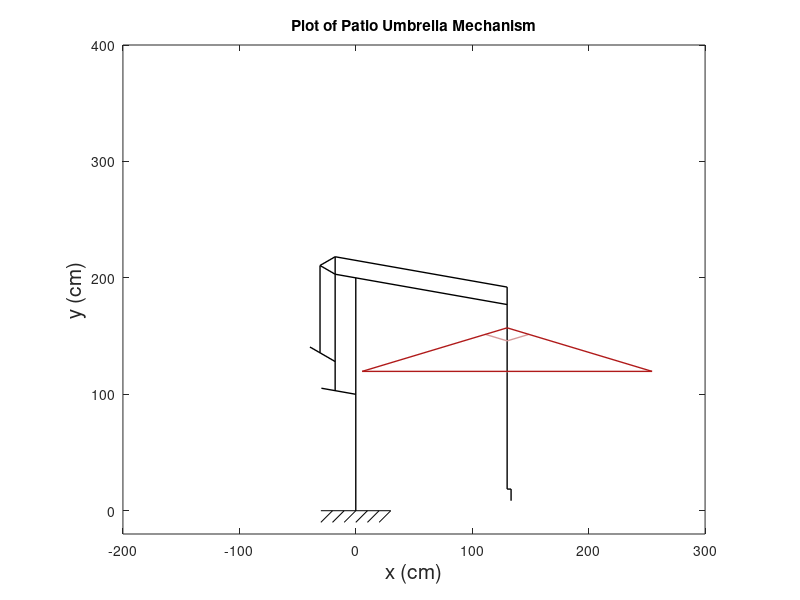
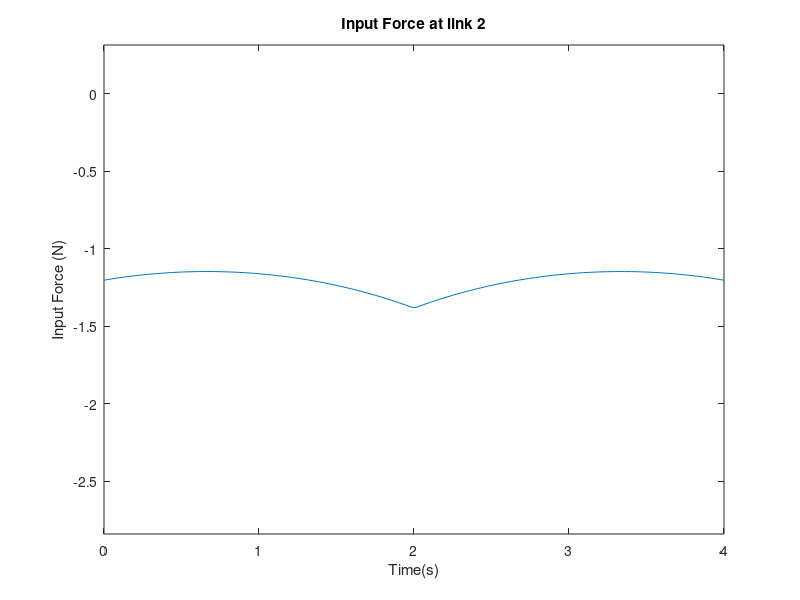

The MATLAB script that drew these images, in order:
%%% MIE301 Lab 2
%%
close all;                                      % closes all figures
clear all;                                      % clears all variables from memory
clc;                                            % clears all calculations from the Matlab workspace

% Plot Parameters: these will be used to set the axis limits on the figure
xmin= -200;                                     % leftmost window edge
xmax= 300;                                      % rightmost window edge
ymin= -20;                                      % bottom window edge
ymax= 400;                                      % top window edge

% xmin= -100;                                   % leftmost window edge
% xmax= 200;                                    % rightmost window edge
% ymin= 100;                                    % bottom window edge
% ymax= 200;                                    % top window edge

%% Define Angles
increments = 91; % number of theta_2 configuration steps to calculate along mechanism rotation
deg = pi/180;
min_rot_2 = 170*deg;
max_rot_2 = 200*deg;
avg_rot_2 = (max_rot_2+min_rot_2)/2;

min_rot_4 = 150*deg;
max_rot_4 = 220*deg;

min_rot_11 = 20*deg;
%max_rot_11 = 690*deg;
max_rot_11 = 1000*deg;

onez = ones(1,increments);

temp_2a= linspace(min_rot_2,max_rot_2,increments);
temp_2b= linspace(min_rot_2,avg_rot_2,increments);
temp_4 = linspace(min_rot_4,max_rot_4,increments);
temp_11= linspace(max_rot_11,min_rot_11,increments);


% theta_2 = [temp_2a flip(temp_2a) temp_2b avg_rot_2*([onez onez onez])];
% theta_4 = [min_rot_4*([onez onez onez]) temp_4 max_rot_4*([onez onez])];
% theta_11= [max_rot_11*([onez onez onez onez]) temp_11 flip(temp_11)];

% Height and Canopy Angle
% theta_2 = [temp_2a flip(temp_2a) min_rot_2*([onez onez])];
% theta_4 = [min_rot_4*([onez onez]) temp_4 flip(temp_4)];
% theta_11= [max_rot_11*([onez onez onez onez])];

% Just canopy angle
% theta_2 = [180*deg*([onez])];
% theta_4 = [temp_4];
% theta_11= [max_rot_11*([onez])];

%just height
theta_2 = [temp_2a flip(temp_2a)];
theta_4 = [min_rot_4*([onez onez])];
theta_11= [max_rot_11*([onez onez])];

% Just Opening 
% theta_2 = [min_rot_2*onez];
% theta_4 = [min_rot_4*onez];
% theta_11= [temp_11];

% t= linspace (0,4,2*increments);
t= linspace (0,4,length(theta_2));
%% Define Link Parameters
L1  = 200;
L2  = 30;
L3  = 100;
L4  = 25;
L5  = 75;
L6  = 15;                            %length of EJ
L7  = 150;
L8  = L7;
L9  = 35;
L10A= 100;
L10B= 15;
L10C= 10;

L13 = 130;                           %canopy radius

OAB_ratio = L3/L1;                  % AB / OB
FDE_ratio = L5/L3;                  % FE / DE
ADC_ratio = 0.4;
GH_ratio = 0.4;                     % GH / GF
VT_ratio = 0.15;
MN_ratio = 2.1;

L11 = VT_ratio * L13;
L12 = L11;

theta_IEJ = 60*deg;                 % Angle IEJ
lead = 5/pi;                        % Centimeters of lead screw travel per radian. 
canopy_angle = theta_4-theta_IEJ;

g=9.81;
linear_weight_density_canopy = 0.0015*g;%N/cm          %Linear density of all the links except 3 and 5
linear_weight_density_structure = 0.005*g;%N/cm          %Linear density of all the links except 3 and 5
lead_linear_density = 0.005;

%% Weights of links in Newtons
w1 = linear_weight_density_structure * L1;                                                                                   
w2 = linear_weight_density_structure * L2;                                              
w3 = 16*g;                                               
w4 = linear_weight_density_structure * L4;                                                
w5 = 15.3;                                              
w6 = linear_weight_density_structure * (L6 + L4*(1-GH_ratio) + sqrt(L6^2 + (L4*(1-GH_ratio))^2- 2*L6*L4*(1-GH_ratio)*cos(theta_IEJ)));                                                
w7 = linear_weight_density_structure * L7;                                                
w8 = linear_weight_density_structure * L8;                                               
w9 = lead_linear_density * L9;                                                
w10A=linear_weight_density_canopy * (L10A);
w10B=linear_weight_density_canopy * (L10B);  
w10C=linear_weight_density_canopy * (L10C);             
w11 =linear_weight_density_canopy * L11;                                              
w12 =linear_weight_density_canopy * L12;                                               
w13 =linear_weight_density_canopy * L13;
w14 =w13;
         
w_tot = w1 + w2 + w3 + w4 + w5 + w6 +w7 + w8 + w9 + w10A +w10B + w10C + 4*w11 + 4*w12 + 8*w13;
W_canopy = w9 + 4*w11 + 4*w12 + 8*w13;

%% set up figure
figure(1);                         %create new figure
set(1,'WindowStyle','Docked')      %dock the figure
clr = 'Color';
LW = 'LineWidth';
clr1 = [0 0 0];
clr3 = [0.69 0.1 0.1];
clr4 = [0.84 0.6 0.6];
dot_clr = 'm.';
grnd_clr = [0 0 0];

animate = true;
%% Set up zero vectors just to speed up simulation, Ignore this section
if true
    Ox = zeros(1,length(theta_2));
    Oy = zeros(1,length(theta_2));
    Ax = zeros(1,length(theta_2));
    Ay = zeros(1,length(theta_2));
    Bx = zeros(1,length(theta_2));
    By = zeros(1,length(theta_2));
    Cx = zeros(1,length(theta_2));
    Cy = zeros(1,length(theta_2));
    Dx = zeros(1,length(theta_2));
    Dy = zeros(1,length(theta_2));
    Ex = zeros(1,length(theta_2));
    Ey = zeros(1,length(theta_2));
    Fx = zeros(1,length(theta_2));
    Fy = zeros(1,length(theta_2));
    Gy = zeros(1,length(theta_2));
    Gx = zeros(1,length(theta_2));
    Hx = zeros(1,length(theta_2));
    Hy = zeros(1,length(theta_2));
    Ix = zeros(1,length(theta_2));
    Iy = zeros(1,length(theta_2));
    Jx = zeros(1,length(theta_2));
    Jy = zeros(1,length(theta_2));
    Kx = zeros(1,length(theta_2));
    Ky = zeros(1,length(theta_2));
    Lx = zeros(1,length(theta_2));
    Ly = zeros(1,length(theta_2));
    Mx = zeros(1,length(theta_2));
    My = zeros(1,length(theta_2));
    Nx = zeros(1,length(theta_2));
    Ny = zeros(1,length(theta_2));
    Px = zeros(1,length(theta_2));
    Py = zeros(1,length(theta_2));
    Qx = zeros(1,length(theta_2));
    Qy = zeros(1,length(theta_2));
    Rx = zeros(1,length(theta_2));
    Ry = zeros(1,length(theta_2));
    Sx = zeros(1,length(theta_2));
    Sy = zeros(1,length(theta_2));
    Tx = zeros(1,length(theta_2));
    Ty = zeros(1,length(theta_2));
    Ux = zeros(1,length(theta_2));
    Uy = zeros(1,length(theta_2));
    Vx = zeros(1,length(theta_2));
    Vy = zeros(1,length(theta_2));
    Wx = zeros(1,length(theta_2));
    Wy = zeros(1,length(theta_2));
end

%% calculate mechanism motion
for i=1:length(theta_2)                               % step through motion of the mechanism
    
    % Set up Coordinates:
    Ox(i) = 0;                                  
    Oy(i) = 0;                                  
    Ax(i) = 0;                                                                     
    Ay(i) = L1 - L3;                                                               
    Bx(i) = 0;                                                  
    By(i) = L1;                                                     
    Cx(i) = Ax(i)+L2*cos(theta_2(i));                                    
    Cy(i) = Ay(i)+L2*sin(theta_2(i));                                    
    Dx(i) = ADC_ratio*Ax(i)+(1-ADC_ratio)*Cx(i);                                     
    Dy(i) = ADC_ratio*Ay(i)+(1-ADC_ratio)*Cy(i);                                     
    Ex(i) = Dx(i);                                     
    Ey(i) = Dy(i)+L3;                                     
    Fx(i) = Dx(i);                                     
    Fy(i) = Dy(i)+(1-FDE_ratio)*L3;                                
    Gy(i) = Fy(i)+L4*sin(theta_4(i));                                     
    Gx(i) = Fx(i)+L4*cos(theta_4(i));                                    
    Hx(i) = GH_ratio*Fx(i)+(1-GH_ratio)*Gx(i);                                     
    Hy(i) = GH_ratio*Fy(i)+(1-GH_ratio)*Gy(i);  
    Ix(i) = Hx(i);                                                                   
    Iy(i) = Hy(i)+L5;                                                                
    Jx(i) = Ex(i)+L6*cos(canopy_angle(i));                                     
    Jy(i) = Ey(i)+L6*sin(canopy_angle(i));                                      
    Kx(i) = Ex(i)-L8*cos(theta_2(i));                                     
    Ky(i) = Ey(i)-L8*sin(theta_2(i));                                     
    Lx(i) = Kx(i)+Jx(i)-Ex(i);                                     
    Ly(i) = Ky(i)+Jy(i)-Ey(i);                                     
    Mx(i) = Lx(i)-L9*cos(canopy_angle(i));                                     
    My(i) = Ly(i)-L9*sin(canopy_angle(i));                                     
    Nx(i) = Lx(i) + MN_ratio*(Mx(i)-Lx(i));                                  
    Ny(i) = Ly(i) + MN_ratio*(My(i)-Ly(i));
    Px(i) = Nx(i);                                     
    Py(i) = Ny(i)-L10A;                                     
    Qx(i) = Px(i)+L11*cos(theta_11(i));                                     
    Qy(i) = Py(i);                                     
    Rx(i) = Qx(i);                                    
    Ry(i) = Qy(i)-L10C;
    Sx(i) = Mx(i) - (2*L13*VT_ratio-lead*theta_11(i))*cos(canopy_angle(i));%
    Sy(i) = My(i) - (2*L13*VT_ratio-lead*theta_11(i))*sin(canopy_angle(i)); %                                    
    Tx(i) = ((Sx(i) + Mx(i))/2)+sqrt((L13*VT_ratio)^2-(L13*VT_ratio-0.5*lead*theta_11(i))^2)*sin(canopy_angle(i));%
    Ty(i) = ((Sy(i) + My(i))/2)-sqrt((L13*VT_ratio)^2-(L13*VT_ratio-0.5*lead*theta_11(i))^2)*cos(canopy_angle(i));%
    Ux(i) = ((Sx(i) + Mx(i))/2)-sqrt((L13*VT_ratio)^2-(L13*VT_ratio-0.5*lead*theta_11(i))^2)*sin(canopy_angle(i));%
    Uy(i) = ((Sy(i) + My(i))/2)+sqrt((L13*VT_ratio)^2-(L13*VT_ratio-0.5*lead*theta_11(i))^2)*cos(canopy_angle(i));%%
    Vx(i) = Mx(i) + (1/VT_ratio)*(Tx(i)-Mx(i)); %                                    
    Vy(i) = My(i) + (1/VT_ratio)*(Ty(i)-My(i)); %
    Wx(i) = Mx(i) + (1/VT_ratio)*(Ux(i)-Mx(i)); %                                  
    Wy(i) = My(i) + (1/VT_ratio)*(Uy(i)-My(i)); %


end

%% Plot Mechanism

for i=1:length(theta_2)
    %///////////////////////////////////////////////////////////////////////////
    %% Draw Points:
    if animate
        plot([-30,30],[0,0], clr, grnd_clr);                                % Clear graph and draw ground
        hold on;                                                            % redraw the current figure
        axis( [xmin xmax ymin ymax] );                                      % figure axis limits
        xlabel('x (cm)', 'fontsize', 15);                                   % axis label
        ylabel('y (cm)', 'fontsize', 15);                                   % axil label
        grid off;                                                           % add a grid to the figure
        axis equal;                                                         % make sure the figure is not stretched
        title('Plot of Patio Umbrella Mechanism');                          % add a title to the figure

        plot([-30,-20],[-10 0], clr, grnd_clr);                             % draw base pivot
        plot([-20 -10],[-10 0], clr, grnd_clr);                             % draw base pivot    
        plot([-10 000],[-10 0], clr, grnd_clr);                             % draw base pivot
        plot([000 010],[-10,0], clr, grnd_clr);                             % draw base pivot    
        plot([010 020],[-10 0], clr, grnd_clr);                             % draw base pivot
        plot([020 030],[-10,0], clr, grnd_clr);                             % draw base pivot



    %     plot(Ax(i), Ay(i), dot_clr);                                      % draw a point at A
    %     plot(Bx(i), By(i), dot_clr);                                      % draw a point at B
    %     plot(Cx(i), Cy(i), dot_clr);                                      % draw a point at C
    %     plot(Dx(i), Dy(i), dot_clr);                                      % draw a point at D
    %     plot(Ex(i), Ey(i), dot_clr);                                      % draw a point at E
    %     plot(Fx(i), Fy(i), dot_clr);                                      % draw a point at F
    %     plot(Gx(i), Gy(i), dot_clr);                                      % draw a point at G
    %     plot(Hx(i), Hy(i), dot_clr);                                      % draw a point at H
    %     plot(Ix(i), Iy(i), dot_clr);                                      % draw a point at I
    %     plot(Jx(i), Jy(i), dot_clr);                                      % draw a point at J
    %     plot(Kx(i), Ky(i), dot_clr);                                      % draw a point at K
    %     plot(Lx(i), Ly(i), dot_clr);                                      % draw a point at L
    %     plot(Mx(i), My(i), dot_clr);                                      % draw a point at M
    %     plot(Nx(i), Ny(i), dot_clr);                                      % draw a point at N
    %     plot(Ox(i), Oy(i), dot_clr);                                      % draw a point at O
    %     plot(Px(i), Py(i), dot_clr);                                      % draw a point at P
    %     plot(Qx(i), Qy(i), dot_clr);                                      % draw a point at Q
    %     plot(Rx(i), Ry(i), dot_clr);                                      % draw a point at R
    %     plot(Sx(i), Sy(i), dot_clr);                                      % draw a point at S
    %     plot(Tx(i), Ty(i), dot_clr);                                      % draw a point at T
    %     plot(Ux(i), Uy(i), dot_clr);                                      % draw a point at U
    %     plot(Vx(i), Vy(i), dot_clr);                                      % draw a point at V
    %     plot(Wx(i), Wy(i), dot_clr);                                      % draw a point at W


        %% Draw Links:
        plot([Ax(i) Cx(i)], [Ay(i) Cy(i)], clr, clr1, LW, 1 );              % Link2
        plot([Ox(i) Bx(i)], [Oy(i) By(i)], clr, clr1, LW, 1 );              % Link1
        plot([Dx(i) Ex(i)], [Dy(i) Ey(i)], clr, clr1, LW, 1 );              % Link3
        plot([Gx(i) Fx(i)], [Gy(i) Fy(i)], clr, clr1, LW, 1 );              % Link4
        plot([Hx(i) Ix(i)], [Hy(i) Iy(i)], clr, clr1, LW, 1 );              % Link5
        plot([Ix(i) Ex(i)], [Iy(i) Ey(i)], clr, clr1, LW, 1 );              % Link6
        plot([Ex(i) Jx(i)], [Ey(i) Jy(i)], clr, clr1, LW, 1 );              % Link6
        plot([Ix(i) Jx(i)], [Iy(i) Jy(i)], clr, clr1, LW, 1 );              % Link6
        plot([Jx(i) Lx(i)], [Jy(i) Ly(i)], clr, clr1, LW, 1 );              % Link7
        plot([Ex(i) Kx(i)], [Ey(i) Ky(i)], clr, clr1, LW, 1 );              % Link8
        plot([Lx(i) Nx(i)], [Ly(i) Ny(i)], clr, clr1, LW, 1 );              % Link9    
        plot([Nx(i) Px(i)], [Ny(i) Py(i)], clr, clr1, LW, 1 );              % Link10
        plot([Px(i) Qx(i)], [Py(i) Qy(i)], clr, clr1, LW, 1 );              % Link10
        plot([Qx(i) Rx(i)], [Qy(i) Ry(i)], clr, clr1, LW, 1 );              % Link10
        plot([Ux(i) Sx(i)], [Uy(i) Sy(i)], clr, clr4, LW, 1 );              % Link11
        plot([Tx(i) Sx(i)], [Ty(i) Sy(i)], clr, clr4, LW, 1 );              % Link12
        plot([Mx(i) Vx(i)], [My(i) Vy(i)], clr, clr3, LW, 1 );              % Link13
        plot([Mx(i) Wx(i)], [My(i) Wy(i)], clr, clr3, LW, 1 );              % Link14
        plot([Wx(i) Vx(i)], [Wy(i) Vy(i)], clr, clr3, LW, 1 );              % 15 Umbrella canopy bottom or outer ring
        
%         lengthL = num2str(sqrt((Mx(i)-Wx(i))^2+(My(i)-Wy(i))^2));
%         text(Mx(i)+0.4, Cy(i), lengthL , clr,'k');                        %Verify that the length stays constant
    end

    axis equal;                        % make sure the figure is not stretched
    axis( [xmin xmax ymin ymax] );          % figure axis limits
    pause(0.0); 
    
    %% Compute Averages
    avg_001x(i) = (Ox(i) + Bx(i))/2;
    avg_001y(i) = (Oy(i) + By(i))/2;              % Link1
    avg_002x(i) = (Ax(i) + Cx(i))/2;
    avg_002y(i) = (Ay(i) + Cy(i))/2;              % Link2
    avg_003x(i) = (Dx(i) + Ex(i))/2;
    avg_003y(i) = (Dy(i) + Ey(i))/2;              % Link3
    avg_004x(i) = (Gx(i) + Fx(i))/2;
    avg_004y(i) = (Gy(i) + Fy(i))/2;              % Link4
    avg_005x(i) = (Hx(i) + Ix(i))/2;
    avg_005y(i) = (Hy(i) + Iy(i))/2;              % Link5
    avg_06ax(i) = (Ix(i) + Ex(i))/2;
    avg_06ay(i) = (Iy(i) + Ey(i))/2;              % Link6
    avg_06bx(i) = (Ex(i) + Jx(i))/2;
    avg_06by(i) = (Ey(i) + Jy(i))/2;              % Link6
    avg_06cx(i) = (Ix(i) + Jx(i))/2;
    avg_06cy(i) = (Iy(i) + Jy(i))/2;              % Link6
    avg_007x(i) = (Jx(i) + Lx(i))/2;
    avg_007y(i) = (Jy(i) + Ly(i))/2;              % Link7
    avg_008x(i) = (Ex(i) + Kx(i))/2;
    avg_008y(i) = (Ey(i) + Ky(i))/2;              % Link8
    avg_009x(i) = (Lx(i) + Nx(i))/2;
    avg_009y(i) = (Ly(i) + Ny(i))/2;              % Link9    
    avg_10ax(i) = (Nx(i) + Px(i))/2;
    avg_10ay(i) = (Ny(i) + Py(i))/2;              % Link10
    avg_10bx(i) = (Px(i) + Qx(i))/2;
    avg_10by(i) = (Py(i) + Qy(i))/2;              % Link10
    avg_10cx(i) = (Qx(i) + Rx(i))/2;
    avg_10cy(i) = (Qy(i) + Ry(i))/2;              % Link10
    avg_011x(i) = (Ux(i) + Sx(i))/2;
    avg_011y(i) = (Uy(i) + Sy(i))/2;              % Link11
    avg_012x(i) = (Tx(i) + Sx(i))/2;
    avg_012y(i) = (Ty(i) + Sy(i))/2;              % Link12
    avg_013x(i) = (Mx(i) + Vx(i))/2;
    avg_013y(i) = (My(i) + Vy(i))/2;              % Link13
    avg_014x(i) = (Mx(i) + Wx(i))/2;
    avg_014y(i) = (My(i) + Wy(i))/2;              % Link14
    avg_015x(i) = (Wx(i) + Vx(i))/2;
    avg_015y(i) = (Wy(i) + Vy(i))/2;              %15   
%     %hold on;                          % draw on top of the current figure
% 
%     %% Plot averages of each link just to show that they make sense
    
    % plot(avg_001x(i), avg_001y(i), dot_clr);                                      % draw a point at E
    % plot(avg_002x(i), avg_002y(i), dot_clr);                                      % draw a point at E
    % plot(avg_003x(i), avg_003y(i), dot_clr);                                      % draw a point at E
    % plot(avg_004x(i), avg_004y(i), dot_clr);                                      % draw a point at E
    % plot(avg_005x(i), avg_005y(i), dot_clr);                                      % draw a point at E
    % plot(avg_06ax(i), avg_06ay(i), dot_clr);                                      % draw a point at E
    % plot(avg_06bx(i), avg_06by(i), dot_clr);                                      % draw a point at E
    % plot(avg_06cx(i), avg_06cy(i), dot_clr);                                      % draw a point at E
    % plot(avg_007x(i), avg_007y(i), dot_clr);                                      % draw a point at E
    % plot(avg_008x(i), avg_008y(i), dot_clr);                                      % draw a point at E
    % plot(avg_009x(i), avg_009y(i), dot_clr);                                      % draw a point at E
    % plot(avg_10ax(i), avg_10ay(i), dot_clr);                                      % draw a point at E
    % plot(avg_10bx(i), avg_10by(i), dot_clr);                                      % draw a point at E
    % plot(avg_10cx(i), avg_10cy(i), dot_clr);   
    % plot(avg_011x(i), avg_011y(i), dot_clr);   
    % plot(avg_012x(i), avg_012y(i), dot_clr);   
    % plot(avg_013x(i), avg_013y(i), dot_clr);   
    % plot(avg_014x(i), avg_014y(i), dot_clr);   
    % plot(avg_015x(i), avg_015y(i), dot_clr);   
    
    
%%     %% Find Moments about Ground link
    %By making the center of gravity close to the ground link, the applied
    %force on link 2 reduces
    Moment(i) = 0;
    Moment(i) = Moment(i) + w1*avg_001x(i);
    Moment(i) = Moment(i) + w2*avg_002x(i);
    Moment(i) = Moment(i) + w3*avg_003x(i);
    Moment(i) = Moment(i) + w4*avg_004x(i);
    Moment(i) = Moment(i) + w5*avg_005x(i);
    Moment(i) = Moment(i) + w6*avg_06ax(i);
    Moment(i) = Moment(i) + w6*avg_06bx(i);
    Moment(i) = Moment(i) + w6*avg_06cx(i);
    Moment(i) = Moment(i) + w7*avg_007x(i);
    Moment(i) = Moment(i) + w8*avg_008x(i);
    Moment(i) = Moment(i) + w9*avg_009x(i);
    Moment(i) = Moment(i) + w10A*avg_10ax(i);
    Moment(i) = Moment(i) + w10B*avg_10bx(i);
    Moment(i) = Moment(i) + w10C*avg_10cx(i);
    Moment(i) = Moment(i) + 4*w11*avg_011x(i);
    Moment(i) = Moment(i) + 4*w12*avg_012x(i);
    Moment(i) = Moment(i) + 4*w13*avg_013x(i);
    Moment(i) = Moment(i) + 4*w14*avg_014x(i);
    Moment(i) = Moment(i) / w_tot;
    hold off;
    moment_arm(i) = -L2*cos(theta_2(i))*0.01;
    input_force(i) = Moment(i)/moment_arm(i);
end

figure(2);                         %create new figure
set(2,'WindowStyle','Docked')      %dock the figure
plot(t, input_force);           % draw a point at y_Avg
title("Input Force at link 2");
xlabel("Time(s)");
ylabel("Input Force (N)");
axis equal;

%% Calculate the Force required for link 5 for range of canopy angles
if false
    for i = 1:length(theta_2)

        x_avg_canopy(i) = 0;
        x_avg_canopy(i) = x_avg_canopy(i) + w9*avg_009x(i);
        x_avg_canopy(i) = x_avg_canopy(i) + w10A*avg_10ax(i);
        x_avg_canopy(i) = x_avg_canopy(i) + w10B*avg_10bx(i);
        x_avg_canopy(i) = x_avg_canopy(i) + w10C*avg_10cx(i);
        x_avg_canopy(i) = x_avg_canopy(i) + 4*w11*avg_011x(i);
        x_avg_canopy(i) = x_avg_canopy(i) + 4*w12*avg_012x(i);
        x_avg_canopy(i) = x_avg_canopy(i) + 4*w13*avg_013x(i);
        x_avg_canopy(i) = x_avg_canopy(i) + 4*w14*avg_014x(i);
        x_avg_canopy(i) = x_avg_canopy(i) / (W_canopy+w10A+w10B+w10C);


        y_avg_canopy(i) = 0;
        y_avg_canopy(i) = y_avg_canopy(i) + w9*avg_009y(i);
        y_avg_canopy(i) = y_avg_canopy(i) + w10A*avg_10ay(i);
        y_avg_canopy(i) = y_avg_canopy(i) + w10B*avg_10by(i);
        y_avg_canopy(i) = y_avg_canopy(i) + w10C*avg_10cy(i);
        y_avg_canopy(i) = y_avg_canopy(i) + 4*w11*avg_011y(i);
        y_avg_canopy(i) = y_avg_canopy(i) + 4*w12*avg_012y(i);
        y_avg_canopy(i) = y_avg_canopy(i) + 4*w13*avg_013y(i);
        y_avg_canopy(i) = y_avg_canopy(i) + 4*w14*avg_014y(i);
        y_avg_canopy(i) = y_avg_canopy(i) / (W_canopy+w10A+w10B+w10C);


        %Two force analysis calculation of vertical force input on link 5
        F1(i) = (W_canopy+w10A+w10B+w10C)*sqrt((x_avg_canopy(i)-Kx(i))^2+(y_avg_canopy(i)-Ky(i))^2)*cos(canopy_angle(i))/(Fx(i)-Hx(i));
        figure(3);                         %create new figure
    end
	set(3,'WindowStyle','Docked')      %dock the figure
    plot(canopy_angle/deg-90,F1);
    title("Force vs Canopy angle");
    xlabel("Canopy angle");
    ylabel("Force including link weight")
end



